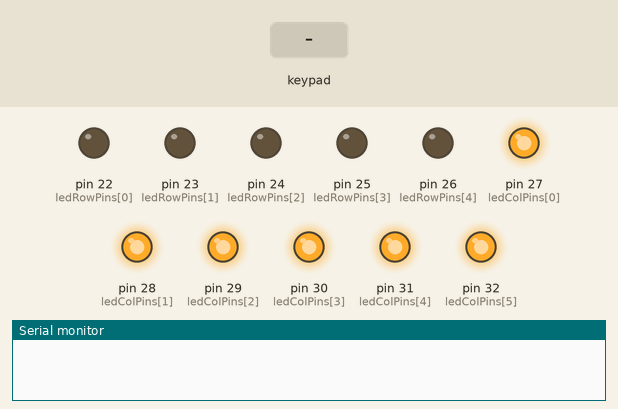
Recording of a sketch running on a simulated Arduino Mega 2560, built with avr-gcc and run on an emulated ATmega2560. Parts: output pins drawn as LEDs (lit = HIGH), the last lines printed to the serial monitor. Wiring (inferred from the names in the program): 5×6 keypad (labels assumed): rows pin 2, pin 3, pin 4, pin 5, pin 6; columns pin 7, pin 8, pin 9, pin 10, pin 11, pin 12. The inputs (shaded band) are chosen by the test bench. Pins used as bus, display or sensor lines are not drawn.

Above: at 1.2 s.
1.3 s: key '1' pressed
At 3.4 s:
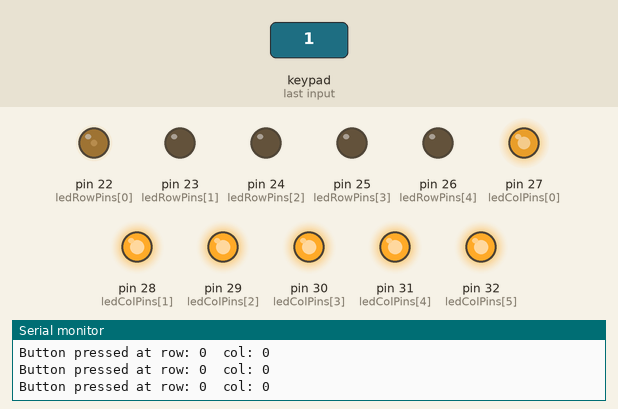
4.3 s: keypad keys 2 3 4 5 6 pressed 0.4 s apart
At 7.4 s:
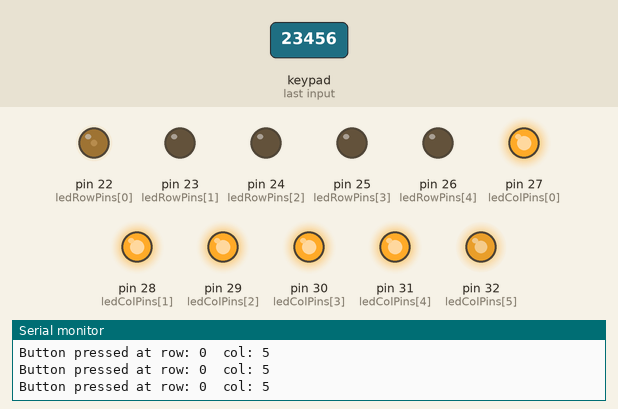
7.8 s: key '7' pressed
10.8 s: keypad keys 2 3 4 5 6 A pressed 0.4 s apart
At 13.5 s:
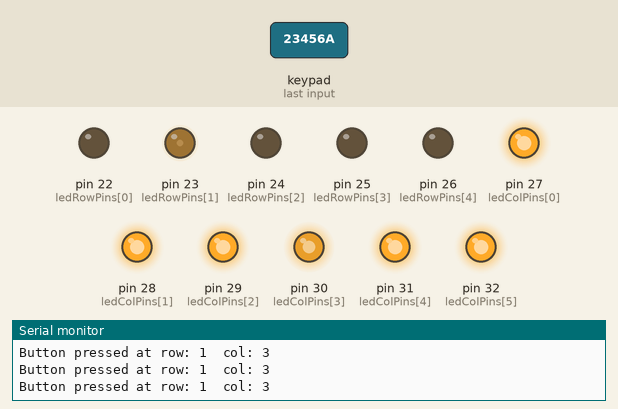
14.7 s: key '8' pressed
17.7 s: keypad keys 2 3 4 5 6 D pressed 0.4 s apart
At 22.0 s:
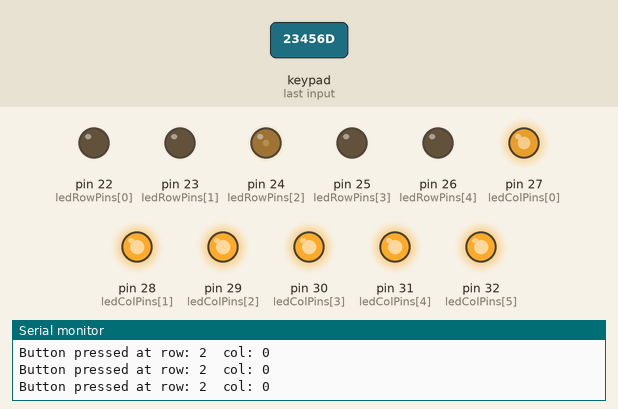
Timing chart, 0 to 22.6 s (numbered marks = the images above; inputs shaded):
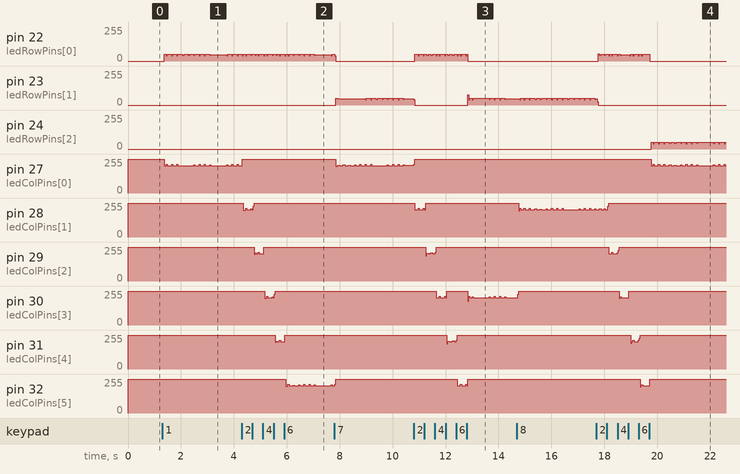

The sketch:

controller.ino
```cpp
// --- Configuration ---
// Button Matrix Pins: 5 rows x 6 columns
const int buttonRowPins[5] = {2, 3, 4, 5, 6};     // Rows driven as outputs
const int buttonColPins[6] = {7, 8, 9, 10, 11, 12}; // Columns as inputs with pullup

// LED Matrix Pins: 5 rows x 6 columns
// (Assuming a common-cathode LED matrix:
//  to light an LED, set its row HIGH and its column LOW.)
const int ledRowPins[5] = {22, 23, 24, 25, 26};    // LED rows driven as outputs
const int ledColPins[6] = {27, 28, 29, 30, 31, 32}; // LED columns driven as outputs

// Variables to store the last button pressed (matrix indices)
// (-1 means “no button has been pressed yet”)
int lastButtonRow = -1;
int lastButtonCol = -1;

// --- Setup ---
void setup() {
  Serial.begin(115200);

  // --- Set up button matrix pins ---
  // For scanning, set row pins as outputs (start HIGH) and column pins as inputs with pullups.
  for (int r = 0; r < 5; r++) {
    pinMode(buttonRowPins[r], OUTPUT);
    digitalWrite(buttonRowPins[r], HIGH);  // Default state: HIGH (not driving)
  }
  for (int c = 0; c < 6; c++) {
    pinMode(buttonColPins[c], INPUT_PULLUP);
  }

  // --- Set up LED matrix pins ---
  // Configure LED row and column pins as outputs.
  // For our common-cathode arrangement, default:
  //   LED rows LOW (off) and LED columns HIGH.
  for (int r = 0; r < 5; r++) {
    pinMode(ledRowPins[r], OUTPUT);
    digitalWrite(ledRowPins[r], LOW);
  }
  for (int c = 0; c < 6; c++) {
    pinMode(ledColPins[c], OUTPUT);
    digitalWrite(ledColPins[c], HIGH);
  }
}

// --- Main Loop ---
void loop() {
  // --- 1. Button Matrix Scan ---
  int pressedRow = -1;
  int pressedCol = -1;

  // Scan each row: drive it LOW then check each column.
  for (int r = 0; r < 5; r++) {
    // Drive current row LOW for scanning.
    digitalWrite(buttonRowPins[r], LOW);
    delayMicroseconds(5);  // small delay for signal stabilization

    // Check all 6 columns: if a button is pressed, the column will read LOW.
    for (int c = 0; c < 6; c++) {
      if (digitalRead(buttonColPins[c]) == LOW) {
        pressedRow = r;
        pressedCol = c;
      }
    }
    // Return the row pin to HIGH before moving on.
    digitalWrite(buttonRowPins[r], HIGH);
  }

  // If a button was detected, update our “last pressed” record.
  if (pressedRow != -1 && pressedCol != -1) {
    lastButtonRow = pressedRow;
    lastButtonCol = pressedCol;

    Serial.print("Button pressed at row: ");
    Serial.print(pressedRow);
    Serial.print("  col: ");
    Serial.println(pressedCol);

    // Simple debounce: wait until the pressed button is released.
    while (digitalRead(buttonColPins[pressedCol]) == LOW) {
      delay(10);
    }
  }

  // --- 2. LED Matrix Multiplexing ---
  // We rapidly cycle through the LED rows so that the single “active” LED appears steadily lit.
  for (int row = 0; row < 5; row++) {
    // Turn off all LED rows to avoid ghosting.
    for (int r = 0; r < 5; r++) {
      digitalWrite(ledRowPins[r], LOW);
    }

    // For all LED columns, set them to OFF (HIGH in a common-cathode system).
    for (int c = 0; c < 6; c++) {
      digitalWrite(ledColPins[c], HIGH);
    }

    // If this is the row corresponding to the last pressed button...
    if (row == lastButtonRow) {
      // Turn ON the LED at the corresponding column.
      // Set the row HIGH (to source current) and the column LOW (to sink current).
      digitalWrite(ledRowPins[row], HIGH);
      digitalWrite(ledColPins[lastButtonCol], LOW);
    }

    // Short delay so the row is visible; the loop cycles fast enough for persistence of vision.
    delay(2);
  }
}
```

Measured:
- after the input at 4.3 s, pin 28 (ledColPins[1]): 255/255 → 202/255 after 0.06 s, → 203/255 0.08 s later, → 255/255 0.20 s later; pin 29 (ledColPins[2]): 255/255 → 203/255 after 0.46 s, → 204/255 0.16 s later, → 255/255 0.20 s later
- after the input at 10.8 s, pin 28 (ledColPins[1]): 255/255 → 206/255 at once, → 203/255 0.12 s later, → 255/255 0.20 s later; pin 32 (ledColPins[5]): 255/255 → 205/255 after 1.6 s, → 203/255 0.12 s later, → 255/255 0.20 s later
- after the input at 17.7 s, pin 29 (ledColPins[2]): 255/255 → 206/255 after 0.46 s, → 203/255 0.12 s later, → 255/255 0.20 s later; pin 30 (ledColPins[3]): 255/255 → 206/255 after 0.86 s, → 255/255 0.36 s later
